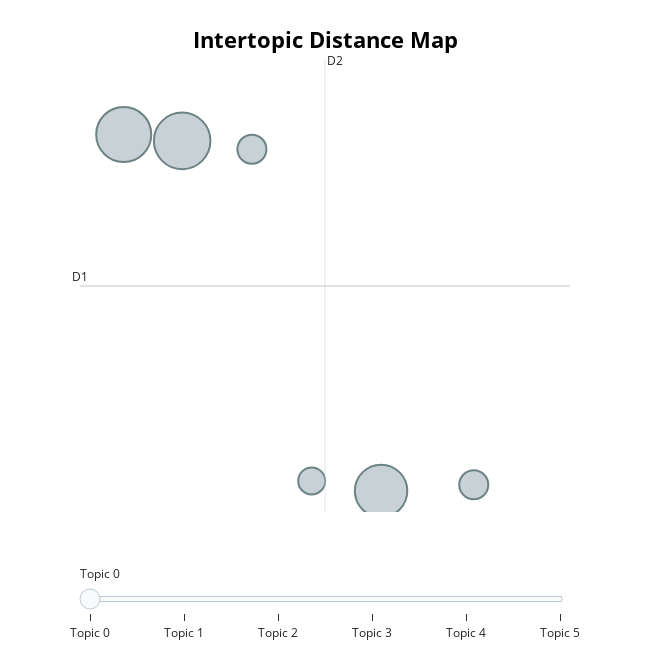

The code cell stored with this chart in its notebook:
### Code cell
from bertopic import BERTopic

# Filter the DataFrame to include only rows where the Abstract contains 'Machine Learning'
df_ml = df_topic[df_topic['text_cleaned'].str.contains('Machine Learning', case=False, na=False)]

# Create a list of documents from the cleaned text
documents_no_stopwords = df_ml['text_cleaned'].tolist()

# Create an instance of BERTopic
topic_model = BERTopic(embedding_model="all-MiniLM-L6-v2", nr_topics=10)

# Train the model on your documents without stopwords
topics, probabilities = topic_model.fit_transform(documents_no_stopwords)

# Visualize the topics
topic_model.visualize_topics()

### Figure 1 — Plotly figure (JSON) as saved in the notebook; plotly's stock layout.template omitted (floating-point values rounded to 4 significant figures)
{"data": [{"customdata": [[0, "eeg | sleep | feature | signal | machine", 15], [1, "movement | motor | disorder | feature | accuracy", 15], [2, "adhd | disorder | subgroup | brain | network", 13], [3, "brain | learning | imaging | feature | classification", 49], [4, "learning | machine | screening | disorder | accuracy", 57], [5, "machine | learning | diagnosis | disorder | model", 54]], "hovertemplate": "<b>Topic %{customdata[0]}</b><br>%{customdata[1]}<br>Size: %{customdata[2]}", "legendgroup": "", "marker": {"color": "#B0BEC5", "line": {"color": "DarkSlateGrey", "width": 2}, "size": [15, 15, 13, 49, 57, 54], "sizemode": "area", "sizeref": 0.03562, "symbol": "circle"}, "mode": "markers", "name": "", "orientation": "v", "showlegend": false, "type": "scatter", "x": [4.151, 2.716, 3.103, 3.552, 2.264, 1.886], "xaxis": "x", "y": [7.899, 25.98, 8.107, 7.57, 26.43, 26.77], "yaxis": "y"}], "layout": {"annotations": [{"showarrow": false, "text": "D1", "x": 1.603, "y": 18.61, "yshift": 10}, {"showarrow": false, "text": "D2", "x": 3.189, "xshift": 10, "y": 30.79}], "height": 650, "hoverlabel": {"bgcolor": "white", "font": {"family": "Rockwell", "size": 16}}, "legend": {"itemsizing": "constant", "tracegroupgap": 0}, "margin": {"t": 60}, "shapes": [{"line": {"color": "#CFD8DC", "width": 2}, "type": "line", "x0": 3.189, "x1": 3.189, "y0": 6.435, "y1": 30.79}, {"line": {"color": "#9E9E9E", "width": 2}, "type": "line", "x0": 1.603, "x1": 4.774, "y0": 18.61, "y1": 18.61}], "sliders": [{"active": 0, "pad": {"t": 50}, "steps": [{"args": [{"marker.color": [["red", "#B0BEC5", "#B0BEC5", "#B0BEC5", "#B0BEC5", "#B0BEC5"]]}], "label": "Topic 0", "method": "update"}, {"args": [{"marker.color": [["#B0BEC5", "red", "#B0BEC5", "#B0BEC5", "#B0BEC5", "#B0BEC5"]]}], "label": "Topic 1", "method": "update"}, {"args": [{"marker.color": [["#B0BEC5", "#B0BEC5", "red", "#B0BEC5", "#B0BEC5", "#B0BEC5"]]}], "label": "Topic 2", "method": "update"}, {"args": [{"marker.color": [["#B0BEC5", "#B0BEC5", "#B0BEC5", "red", "#B0BEC5", "#B0BEC5"]]}], "label": "Topic 3", "method": "update"}, {"args": [{"marker.color": [["#B0BEC5", "#B0BEC5", "#B0BEC5", "#B0BEC5", "red", "#B0BEC5"]]}], "label": "Topic 4", "method": "update"}, {"args": [{"marker.color": [["#B0BEC5", "#B0BEC5", "#B0BEC5", "#B0BEC5", "#B0BEC5", "red"]]}], "label": "Topic 5", "method": "update"}]}], "title": {"font": {"color": "Black", "size": 22}, "text": "<b>Intertopic Distance Map</b>", "x": 0.5, "xanchor": "center", "y": 0.95, "yanchor": "top"}, "width": 650, "xaxis": {"anchor": "y", "domain": [0, 1], "range": [1.603, 4.774], "title": {"text": ""}, "visible": false}, "yaxis": {"anchor": "x", "domain": [0, 1], "range": [6.435, 30.79], "title": {"text": ""}, "visible": false}}}
